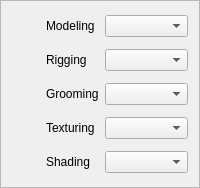
              <widget class="QFrame" name="frame_7">
               <property name="frameShape">
                <enum>QFrame::StyledPanel</enum>
               </property>
               <property name="frameShadow">
                <enum>QFrame::Raised</enum>
               </property>
               <layout class="QVBoxLayout" name="verticalLayout_8">
                <item>
                 <layout class="QGridLayout" name="gridLayout">
                  <item row="0" column="0">
                   <widget class="QLabel" name="p_w_modeling_label">
                    <property name="minimumSize">
                     <size>
                      <width>28</width>
                      <height>28</height>
                     </size>
                    </property>
                    <property name="maximumSize">
                     <size>
                      <width>28</width>
                      <height>28</height>
                     </size>
                    </property>
                    <property name="text">
                     <string/>
                    </property>
                   </widget>
                  </item>
                  <item row="4" column="0">
                   <widget class="QLabel" name="p_w_shading_label">
                    <property name="minimumSize">
                     <size>
                      <width>28</width>
                      <height>28</height>
                     </size>
                    </property>
                    <property name="maximumSize">
                     <size>
                      <width>28</width>
                      <height>28</height>
                     </size>
                    </property>
                    <property name="text">
                     <string/>
                    </property>
                   </widget>
                  </item>
                  <item row="0" column="2">
                   <widget class="QComboBox" name="comboBox">
                    <property name="sizePolicy">
                     <sizepolicy hsizetype="Expanding" vsizetype="Fixed">
                      <horstretch>0</horstretch>
                      <verstretch>0</verstretch>
                     </sizepolicy>
                    </property>
                    <property name="maximumSize">
                     <size>
                      <width>500</width>
                      <height>16777215</height>
                     </size>
                    </property>
                   </widget>
                  </item>
                  <item row="4" column="1">
                   <widget class="QLabel" name="label_15">
                    <property name="text">
                     <string>Shading</string>
                    </property>
                   </widget>
                  </item>
                  <item row="1" column="2">
                   <widget class="QComboBox" name="comboBox_2"/>
                  </item>
                  <item row="3" column="1">
                   <widget class="QLabel" name="label_16">
                    <property name="text">
                     <string>Texturing</string>
                    </property>
                   </widget>
                  </item>
                  <item row="0" column="1">
                   <widget class="QLabel" name="label_4">
                    <property name="text">
                     <string>Modeling</string>
                    </property>
                   </widget>
                  </item>
                  <item row="3" column="2">
                   <widget class="QComboBox" name="comboBox_4"/>
                  </item>
                  <item row="3" column="0">
                   <widget class="QLabel" name="p_w_texturing_label">
                    <property name="minimumSize">
                     <size>
                      <width>28</width>
                      <height>28</height>
                     </size>
                    </property>
                    <property name="maximumSize">
                     <size>
                      <width>28</width>
                      <height>28</height>
                     </size>
                    </property>
                    <property name="text">
                     <string/>
                    </property>
                   </widget>
                  </item>
                  <item row="4" column="2">
                   <widget class="QComboBox" name="comboBox_5">
                    <property name="sizePolicy">
                     <sizepolicy hsizetype="Preferred" vsizetype="Fixed">
                      <horstretch>0</horstretch>
                      <verstretch>0</verstretch>
                     </sizepolicy>
                    </property>
                   </widget>
                  </item>
                  <item row="1" column="0">
                   <widget class="QLabel" name="p_w_rigging_label">
                    <property name="minimumSize">
                     <size>
                      <width>28</width>
                      <height>28</height>
                     </size>
                    </property>
                    <property name="maximumSize">
                     <size>
                      <width>28</width>
                      <height>28</height>
                     </size>
                    </property>
                    <property name="text">
                     <string/>
                    </property>
                   </widget>
                  </item>
                  <item row="2" column="2">
                   <widget class="QComboBox" name="comboBox_3"/>
                  </item>
                  <item row="1" column="1">
                   <widget class="QLabel" name="label_3">
                    <property name="text">
                     <string>Rigging</string>
                    </property>
                   </widget>
                  </item>
                  <item row="2" column="1">
                   <widget class="QLabel" name="label_5">
                    <property name="text">
                     <string>Grooming</string>
                    </property>
                   </widget>
                  </item>
                  <item row="2" column="0">
                   <widget class="QLabel" name="p_w_grooming_label">
                    <property name="minimumSize">
                     <size>
                      <width>28</width>
                      <height>28</height>
                     </size>
                    </property>
                    <property name="maximumSize">
                     <size>
                      <width>28</width>
                      <height>28</height>
                     </size>
                    </property>
                    <property name="text">
                     <string/>
                    </property>
                   </widget>
                  </item>
                 </layout>
                </item>
               </layout>
              </widget>
